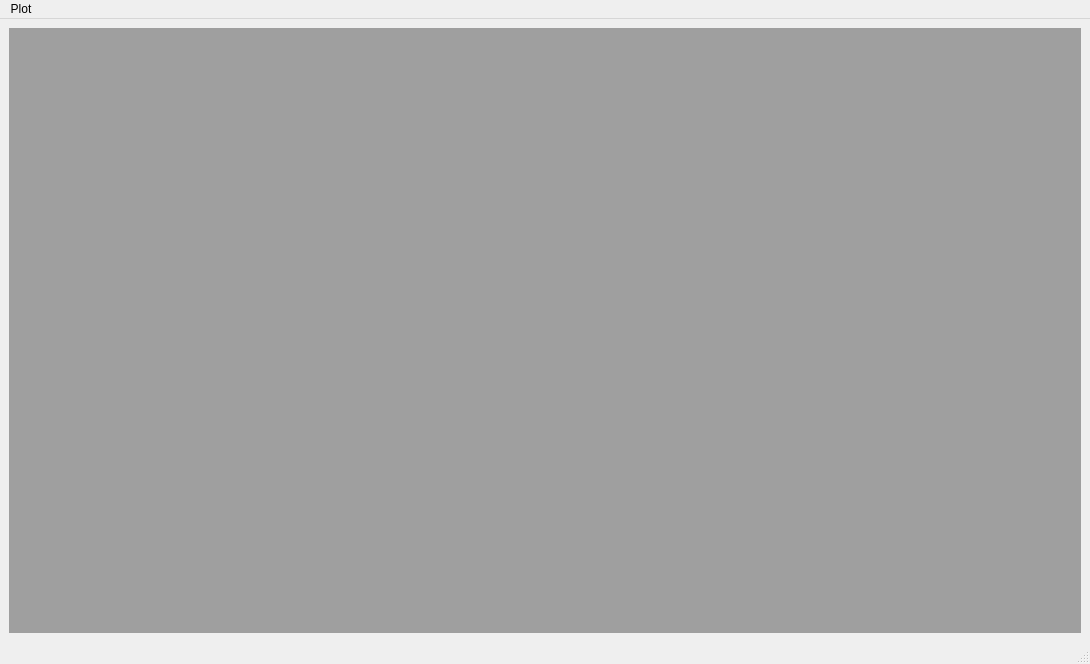
<?xml version="1.0" encoding="UTF-8"?>
<ui version="4.0">
 <class>maindialog</class>
 <widget class="QMainWindow" name="maindialog">
  <property name="geometry">
   <rect>
    <x>0</x>
    <y>0</y>
    <width>1090</width>
    <height>664</height>
   </rect>
  </property>
  <property name="windowTitle">
   <string>MainWindow</string>
  </property>
  <widget class="QWidget" name="centralwidget">
   <layout class="QHBoxLayout" name="horizontalLayout">
    <item>
     <widget class="QMdiArea" name="mdiArea"/>
    </item>
   </layout>
  </widget>
  <widget class="QMenuBar" name="menubar">
   <property name="geometry">
    <rect>
     <x>0</x>
     <y>0</y>
     <width>1090</width>
     <height>24</height>
    </rect>
   </property>
   <widget class="QMenu" name="menuFile">
    <property name="title">
     <string>Plot</string>
    </property>
    <addaction name="actionNewPlot"/>
    <addaction name="actionClearPlot"/>
   </widget>
   <addaction name="menuFile"/>
  </widget>
  <widget class="QStatusBar" name="statusbar"/>
  <action name="actionExport">
   <property name="icon">
    <iconset resource="../../../../qCC/icones.qrc">
     <normaloff>:/CC/images/ccCamera.png</normaloff>:/CC/images/ccCamera.png</iconset>
   </property>
   <property name="text">
    <string>Export</string>
   </property>
   <property name="toolTip">
    <string>Export as image</string>
   </property>
  </action>
  <action name="actionSaveTimeSeries">
   <property name="icon">
    <iconset resource="../../../../qCC/icones.qrc">
     <normaloff>:/CC/images/ccSave.png</normaloff>:/CC/images/ccSave.png</iconset>
   </property>
   <property name="text">
    <string>Save selected as txt</string>
   </property>
   <property name="toolTip">
    <string>Save the Time Series as txt file</string>
   </property>
  </action>
  <action name="actionClearPlot">
   <property name="icon">
    <iconset resource="../../../../qCC/icones.qrc">
     <normaloff>:/CC/images/smallCancel.png</normaloff>:/CC/images/smallCancel.png</iconset>
   </property>
   <property name="text">
    <string>Clear Current</string>
   </property>
  </action>
  <action name="actionNewPlot">
   <property name="text">
    <string>New</string>
   </property>
   <property name="toolTip">
    <string>add a new plot</string>
   </property>
   <property name="shortcut">
    <string>Ctrl+N</string>
   </property>
  </action>
 </widget>
 <resources>
  <include location="../../../../qCC/icones.qrc"/>
 </resources>
 <connections/>
</ui>
